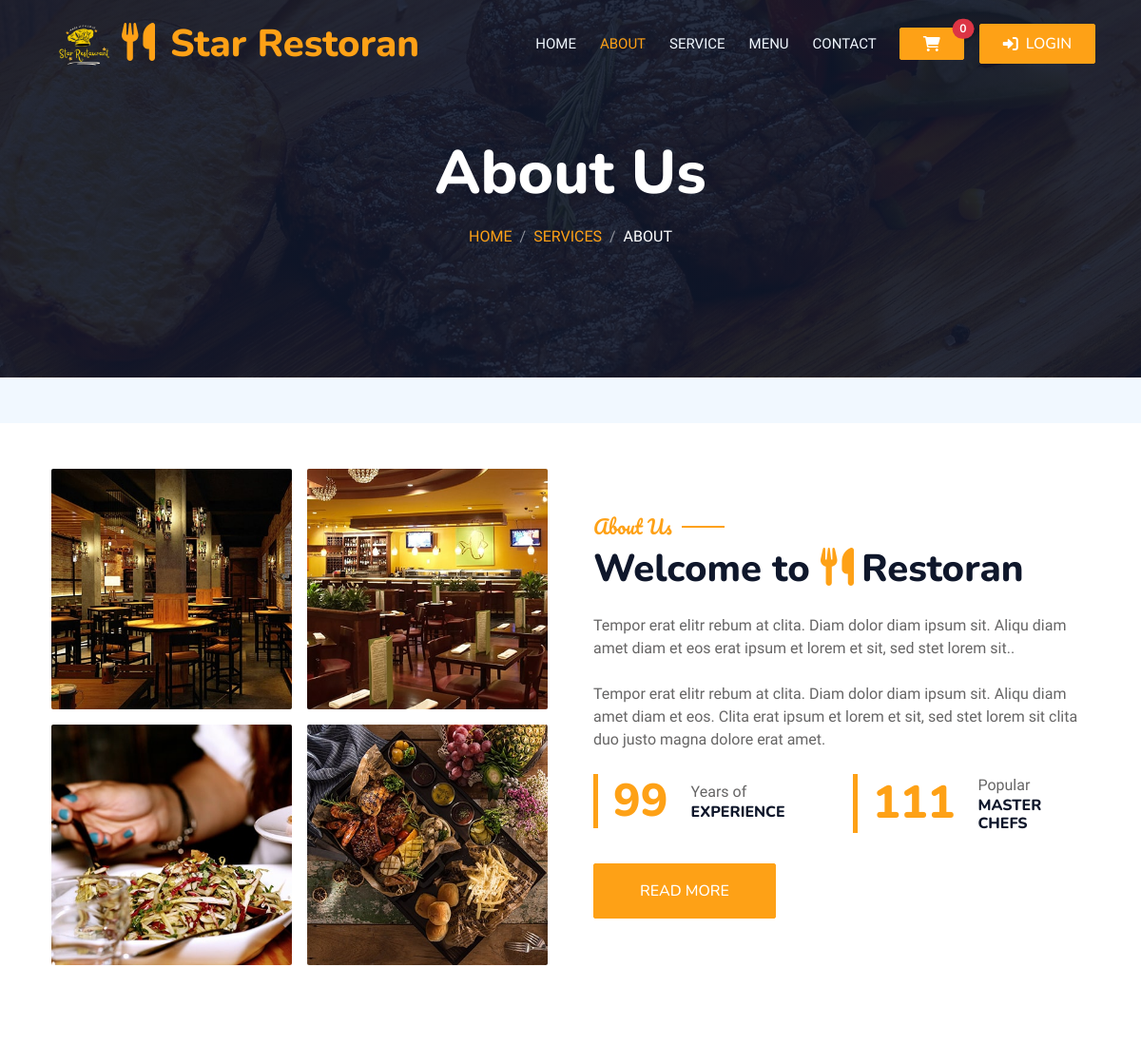
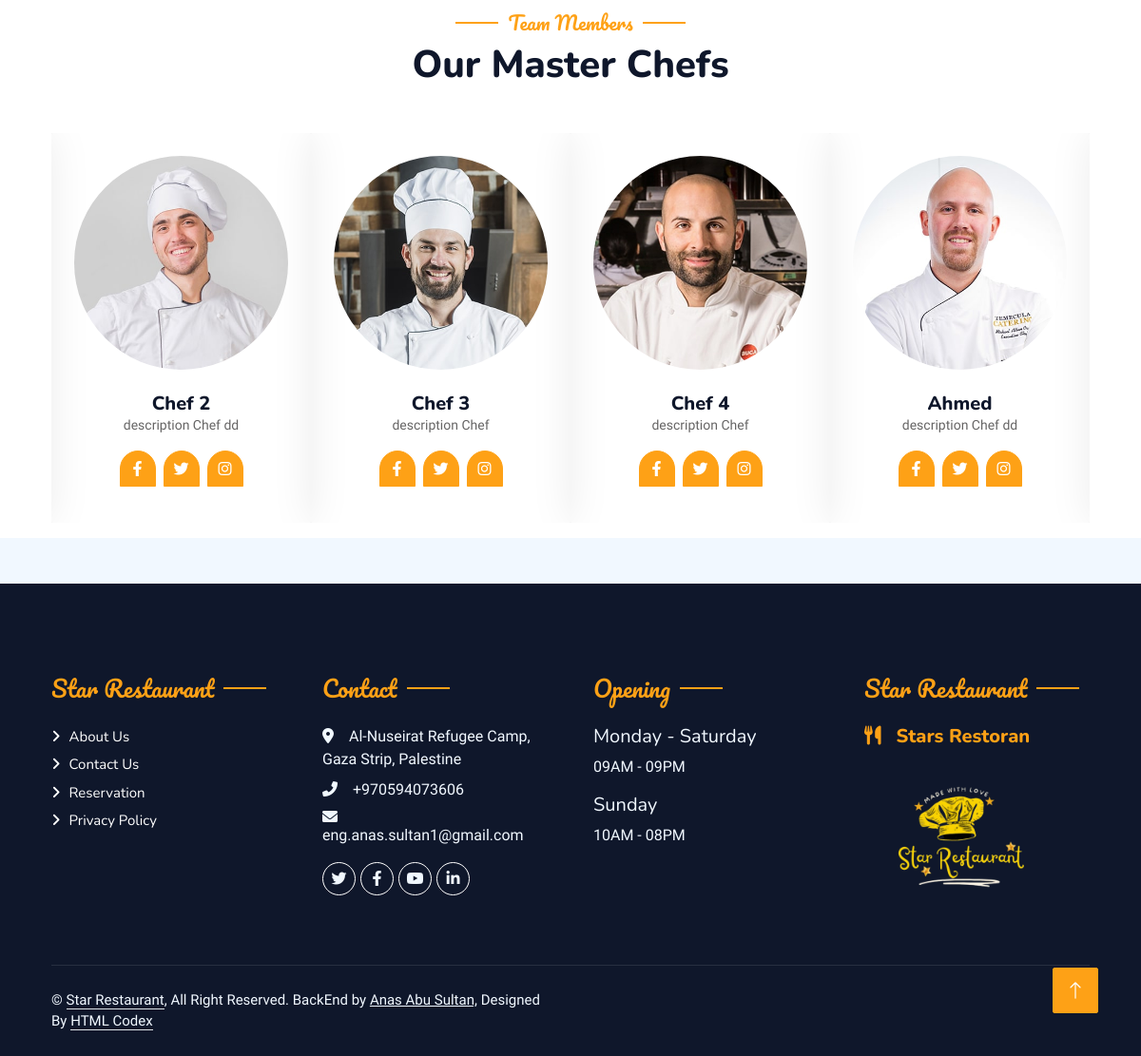
The page /about/ on the database its author committed (2 pictures, top to bottom).
### restaurant_app/models.py (models this page shows, shortened)
class Rest_detail(models.Model):
    name = models.CharField(max_length=255,blank=False,default='restaurant')
    address = models.CharField(max_length=255,blank=False,default='address')
    phone_number = models.CharField(max_length=20,blank=False,default='phone_number')
    email = models.EmailField(max_length=255,blank=False,default='email')
    image = models.ImageField(upload_to='restaurant/',default='defa/defa.png')
    description1 = models.CharField(max_length=255,default='Enjoy OurDelicious Meal')
    description2 = models.CharField(max_length=1500,default='Tempor erat elitr rebum at clita. Diam dolor diam ipsum sit. Aliqu diam amet diam et eos. Clita erat ipsum et lorem et sit, sed stet lorem sit clita duo justo magna dolore erat amet')
    video_url = models.URLField(default='https://www.youtube.com/watch?v=LXNdRCjZt00&t=19s')
    background_image_url = models.ImageField(upload_to='restaurant/backgrounds/', default='defa/background.png')
    backend_url = models.URLField(default='https://anasabusultan.pythonanywhere.com/Anas-Abu-Sultan/')

class AboutUsImage(models.Model):
    about_us = models.ForeignKey(AboutUs, on_delete=models.CASCADE, related_name="images")
    image = models.ImageField(upload_to="about_us_images/")

class AboutUs(models.Model):
    paragraph_one = models.CharField(max_length=2500)
    paragraph_two = models.CharField(max_length=2500)
    experience_years = models.PositiveIntegerField(default=15)
    master_chefs = models.PositiveIntegerField(default=50)

class Chefs(models.Model):
    name = models.CharField(max_length=255,blank=False,default='Chef')
    description = models.CharField(max_length=4000,blank=False,default='description Chef')
    image = models.ImageField(upload_to='chef/',default='defa/chef.jpg')
    facebook = models.URLField(max_length=500, blank=True, default='', help_text="URL to the chef's Facebook profile")
    instagram = models.URLField(max_length=500, blank=True, default='', help_text="URL to the chef's Instagram profile")
    twitter = models.URLField(max_length=500, blank=True, default='', help_text="URL to the chef's Twitter profile")

### restaurant_app/views.py (the view)
# urls.py: path('about/',views.about,name='about'),
def about(request):
    about_us = AboutUs.objects.first()
    about_us_images = AboutUsImage.objects.filter(about_us=about_us) if about_us else None
    chefs_list = Chefs.objects.all()
    rest_detail = get_object_or_404(Rest_detail,pk =1)
    breadcrumb_section_url = reverse('restaurant_app:services')
    context = {
        'about_us': about_us,
        'about_us_images': about_us_images,
        'page_title': 'About Us',
        'breadcrumb_section': 'Services',
        'breadcrumb_section_url': breadcrumb_section_url,
        'breadcrumb_active': 'About',
        'about':'active',
        'chefs':chefs_list,
        'rest_detail': rest_detail,
        }
    return render(request,'restaurant/about.html',context)

### restaurant_app/templates/restaurant/about.html (shortened to what this page needs)
{% extends 'restaurant/base_other.html' %}
{% load static %}
{% block content %}
<!DOCTYPE html>
<html lang="en">
<head>
    <link rel="stylesheet" href="https://cdnjs.cloudflare.com/ajax/libs/OwlCarousel2/2.3.4/assets/owl.carousel.min.css">
    <link rel="stylesheet" href="https://cdnjs.cloudflare.com/ajax/libs/OwlCarousel2/2.3.4/assets/owl.theme.default.min.css">
    <link rel="stylesheet" href="https://cdnjs.cloudflare.com/ajax/libs/animate.css/4.1.1/animate.min.css">
</head>
<body>
    <div class="container-xxl bg-white p-0">
        <div class="container-xxl py-5">
            <div class="container">
                <div class="row g-5 align-items-center">
                    <div class="col-lg-6">
                        <div class="row g-3">
                            {% for image in about_us_images %}
                                <div class="col-6 text-start">
                                    <img class="img-fluid rounded w-100 wow zoomIn" data-wow-delay="0.1s" src="{{ image.image.url }}">
                                </div>
                            {% endfor %}
                        </div>
                    </div>
                    <div class="col-lg-6">
                        <h5 class="section-title ff-secondary text-start text-primary fw-normal">About Us</h5>
                        <h1 class="mb-4">Welcome to <i class="fa fa-utensils text-primary me-2"></i>Restoran</h1>
                        <p class="mb-4">{{about_us.paragraph_one}}.</p>
                        <p class="mb-4">{{about_us.paragraph_two}}.</p>
                        <div class="row g-4 mb-4">
                            <div class="col-sm-6">
                                <div class="d-flex align-items-center border-start border-5 border-primary px-3">
                                    <h1 class="flex-shrink-0 display-5 text-primary mb-0" data-toggle="counter-up">{{about_us.experience_years}}</h1>
                                    <div class="ps-4">
                                        <p class="mb-0">Years of</p>
                                        <h6 class="text-uppercase mb-0">Experience</h6>
                                    </div>
                                </div>
                            </div>
                            <div class="col-sm-6">
                                <div class="d-flex align-items-center border-start border-5 border-primary px-3">
                                    <h1 class="flex-shrink-0 display-5 text-primary mb-0" data-toggle="counter-up">{{about_us.master_chefs}}</h1>
                                    <div class="ps-4">
                                        <p class="mb-0">Popular</p>
                                        <h6 class="text-uppercase mb-0">Master Chefs</h6>
                                    </div>
                                </div>
                            </div>
                        </div>
                        <a class="btn btn-primary py-3 px-5 mt-2" href="{% url 'restaurant_app:about' %}">Read More</a>
                    </div>
                </div>
            </div>
        </div>
        <div class="container-xxl pt-5 pb-3">
            <div class="container">
                <div class="text-center wow fadeInUp" data-wow-delay="0.1s">
                    <h5 class="section-title ff-secondary text-center text-primary fw-normal">Team Members</h5>
                    <h1 class="mb-5">Our Master Chefs</h1>
                </div>
                <div class="owl-carousel chef-carousel wow fadeInUp" data-wow-delay="0.1s">
                    {% for chef in chefs %}
                        <div class="team-item text-center rounded overflow-hidden" style="height: 410px;">
                            <div class="rounded-circle overflow-hidden m-4">
                                <img class="img-fluid" src="{{ chef.image.url }}" alt="{{ chef.name }}">
                            </div>
                            <h5 class="mb-0">{{ chef.name }}</h5>
                            <small>{{ chef.description }}</small>
                            <div class="d-flex justify-content-center mt-3">
                                <a class="btn btn-square btn-primary mx-1" href="{{ chef.facebook }}"><i class="fab fa-facebook-f"></i></a>
                                <a class="btn btn-square btn-primary mx-1" href=""><i class="fab fa-twitter"></i></a>
                                <a class="btn btn-square btn-primary mx-1" href=""><i class="fab fa-instagram"></i></a>
                            </div>
                        </div>
                    {% endfor %}
                </div>
            </div>
        </div>
        <a href="#" class="btn btn-lg btn-primary btn-lg-square back-to-top"><i class="bi bi-arrow-up"></i></a>
    </div>
</body>
</html>
{% endblock content %}

### restaurant_app/templates/restaurant/navbar_other.html (shortened to what this page needs)
{%load static%}
  <link href="https://cdnjs.cloudflare.com/ajax/libs/font-awesome/6.0.0-beta3/css/all.min.css" rel="stylesheet">
  <div class="container-xxl position-relative p-0">
    <nav class="navbar navbar-expand-lg navbar-dark bg-dark px-4 px-lg-5 py-3 py-lg-0">
        <a href="" class="navbar-brand p-0 d-flex align-items-center">
            <img src="{{ rest_detail.image.url }}" alt="Logo" class="img-fluid" style="max-height: 80px;">
            <h1 class="text-primary m-0"><i class="fa fa-utensils me-3"></i>Star Restoran</h1>
        </a>
        <div class="collapse navbar-collapse" id="navbarCollapse">
            <div class="navbar-nav ms-auto py-0 pe-4">
                <a href="{% url 'restaurant_app:home' %}" class="nav-item nav-link">Home</a>
                <a href="{% url 'restaurant_app:about' %}" class="nav-item nav-link {{ about|default:'' }}">About</a>
                <a href="{% url 'restaurant_app:services' %}" class="nav-item nav-link {{ service|default:'' }}">Service</a>
                <a href="{% url 'restaurant_app:menu' category='food_menu' %}" class="nav-item nav-link {{ menu|default:'' }}">Menu</a>
                <a href="{% url 'restaurant_app:contact' %}" class="nav-item nav-link {{ contact|default:'' }}">Contact</a>
            </div>
            <div class="d-flex align-items-center gap-3">
                <a href="{% url 'restaurant_app:cart' %}" class="btn btn-primary py-2 px-4 position-relative">
                    <i class="fas fa-shopping-cart"></i>
                    <span id="cartItemCount" class="position-absolute top-0 start-100 translate-middle badge rounded-pill bg-danger">
                        {{ request.user.cart.cart_items.count|default:0 }}
                    </span>
                </a>
                {% if user.is_authenticated %}
                <form method="post" action="{% url 'accounts:logout' %}" class="d-inline">
                    {% csrf_token %}
                    <button type="submit" class="btn btn-danger d-flex align-items-center py-2 px-4">
                        <i class="fas fa-sign-out-alt me-2"></i> Logout
                    </button>
                </form>
                {% else %}
                <a href="{% url 'accounts:login' %}" class="btn btn-primary d-flex align-items-center py-2 px-4">
                    <i class="fas fa-sign-in-alt me-2"></i> Login
                </a>
                {% endif %}
            </div>
        </div>
        </div>
    <div class="container-xxl py-5 bg-dark hero-header mb-5">
        <div class="container text-center my-5 pt-5 pb-4">
            <h1 class="display-3 text-white mb-3 animated slideInDown">{{ page_title }}</h1>
            <nav aria-label="breadcrumb">
                <ol class="breadcrumb justify-content-center text-uppercase">
                    <li class="breadcrumb-item"><a href="{%url 'restaurant_app:home'%}">Home</a></li>
                    <li class="breadcrumb-item"><a href="{{ breadcrumb_section_url }}">{{ breadcrumb_section }}</a></li>
                    <li class="breadcrumb-item text-white active" aria-current="page">{{ breadcrumb_active }}</li>
                </ol>
            </nav>
        </div>
    </div>

### restaurant_app/templates/restaurant/footer.html (shortened to what this page needs)
<div class="container-fluid bg-dark text-light footer pt-5 mt-5 wow fadeIn" data-wow-delay="0.1s">
    <div class="container py-5">
        <div class="row g-5">
            <div class="col-lg-3 col-md-6">
                <h4 class="section-title ff-secondary text-start text-primary fw-normal mb-4">Star Restaurant</h4>
                <a class="btn btn-link" href="{% url 'restaurant_app:about'%}">About Us</a>
                <a class="btn btn-link" href="{% url 'restaurant_app:contact'%}">Contact Us</a>
                <a class="btn btn-link" href="">Reservation</a>
                <a class="btn btn-link" href="">Privacy Policy</a>
            </div>
            <div class="col-lg-3 col-md-6">
                <h4 class="section-title ff-secondary text-start text-primary fw-normal mb-4">Contact</h4>
                <p class="mb-2"><i class="fa fa-map-marker-alt me-3"></i>{{rest_detail.address}}</p>
                <p class="mb-2"><i class="fa fa-phone-alt me-3"></i>{{rest_detail.phone_number}}</p>
                <p class="mb-2"><i class="fa fa-envelope me-3"></i>{{rest_detail.email}}</p>
                <div class="d-flex pt-2">
                    <a class="btn btn-outline-light btn-social" href={{rest_detail.backend_url}}><i class="fab fa-twitter"></i></a>
                    <a class="btn btn-outline-light btn-social" href={{rest_detail.backend_url}}><i class="fab fa-facebook-f"></i></a>
                    <a class="btn btn-outline-light btn-social" href={{rest_detail.backend_url}}><i class="fab fa-youtube"></i></a>
                    <a class="btn btn-outline-light btn-social" href={{rest_detail.backend_url}}><i class="fab fa-linkedin-in"></i></a>
                </div>
            </div>
            <div class="col-lg-3 col-md-6">
                <h4 class="section-title ff-secondary text-start text-primary fw-normal mb-4">Opening</h4>
                <h5 class="text-light fw-normal">Monday - Saturday</h5>
                <p>09AM - 09PM</p>
                <h5 class="text-light fw-normal">Sunday</h5>
                <p>10AM - 08PM</p>
            </div>
            <div class="col-lg-3 col-md-6">
                <h4 class="section-title ff-secondary text-start text-primary fw-normal mb-4">Star Restaurant</h4>
                <h5 class="text-primary m-0"><i class="fa fa-utensils me-3"></i>Stars Restoran</h5>
                <img src="{{ rest_detail.image.url }}" alt="Logo" style="width: 200px; height: 180px; object-fit: cover; margin-right: 10px;">
            </div>
        </div>
    </div>
    <div class="container">
        <div class="copyright">
            <div class="row">
                <div class="col-md-6 text-center text-md-start mb-3 mb-md-0">
                    &copy; <a class="border-bottom" href="">Star Restaurant</a>, All Right Reserved.
                    BackEnd by <a href={{rest_detail.backend_url}}><u>Anas Abu Sultan,</u> </a> Designed By <a class="border-bottom" href="https://htmlcodex.com">HTML Codex</a>
                </div>
                <div class="col-md-6 text-center text-md-end">
                </div>
            </div>
        </div>
    </div>
</div>

### rows shown on the page
Rest_detail: image (picture), address "Al-Nuseirat Refugee Camp, Gaza Strip, Palestine", phone_number "+970594073606", email "eng.anas.sultan1@gmail.com"
AboutUsImage: image (picture)
AboutUsImage: image (picture)
AboutUsImage: image (picture)
AboutUsImage: image (picture)
AboutUs: paragraph_one "Tempor erat elitr rebum at clita. Diam dolor diam ipsum sit. Aliqu diam amet diam et eos erat ipsum et lorem et sit, sed stet lorem sit.", paragraph_two "Tempor erat elitr rebum at clita. Diam dolor diam ipsum sit. Aliqu diam amet diam et eos. Clita erat ipsum et lorem et sit, sed stet lorem sit clita duo justo magna dolore erat amet", experience_years "99", master_chefs "111"
Chefs: image (picture), name "Ahmed", description "description Chef dd"
Chefs: image (picture), name "Chef 2", description "description Chef dd"
Chefs: image (picture), name "Chef 3", description "description Chef"
Chefs: image (picture), name "Chef 4", description "description Chef"

### other values the page prints
{{ request.user.cart.cart_items.count|default:0 }} "0"
{{ page_title }} "About Us"
{{ breadcrumb_section }} "SERVICES"
{{ breadcrumb_active }} "ABOUT"
